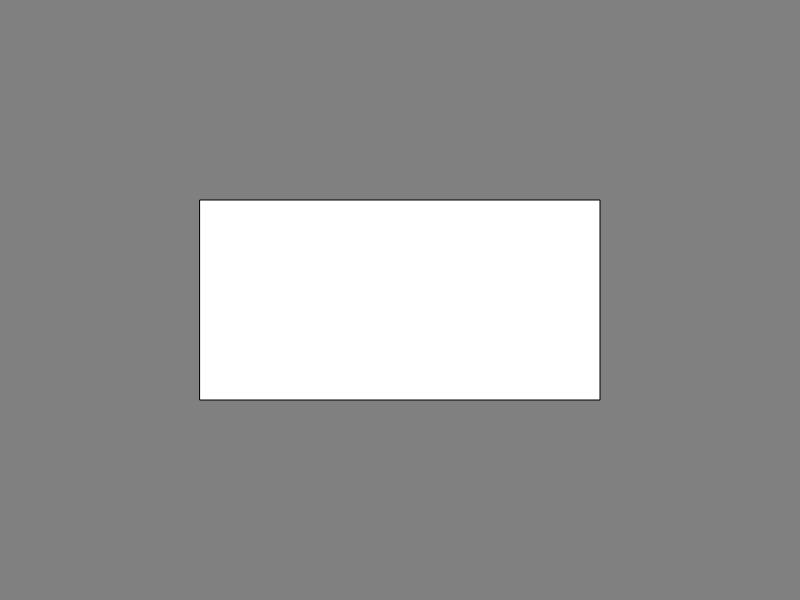
Frame 1 (no input)
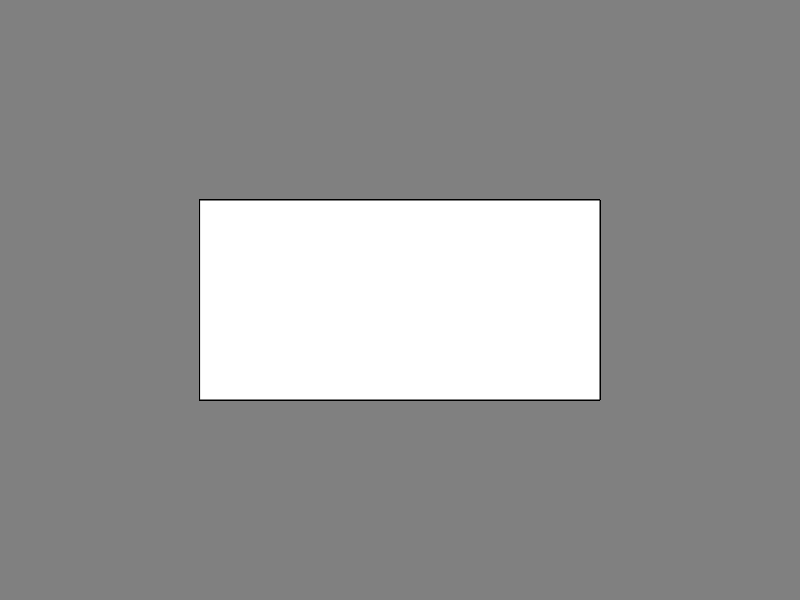
Frame 60 (no input)
Frame 120 (the mouse pressed at the canvas centre since frame 60): identical to frame 60, image omitted

The p5.js sketch that drew these frames (run headless with seeded random() and noise() and a simulated clock; from frame 60 on, the mouse is pressed at the canvas centre):

// p5.js sketch
// ── sketch.js
function setup() {
    createCanvas(800, 600);
    background(128);
}

function draw() {
    rect(200, 200, 400, 200);
}
